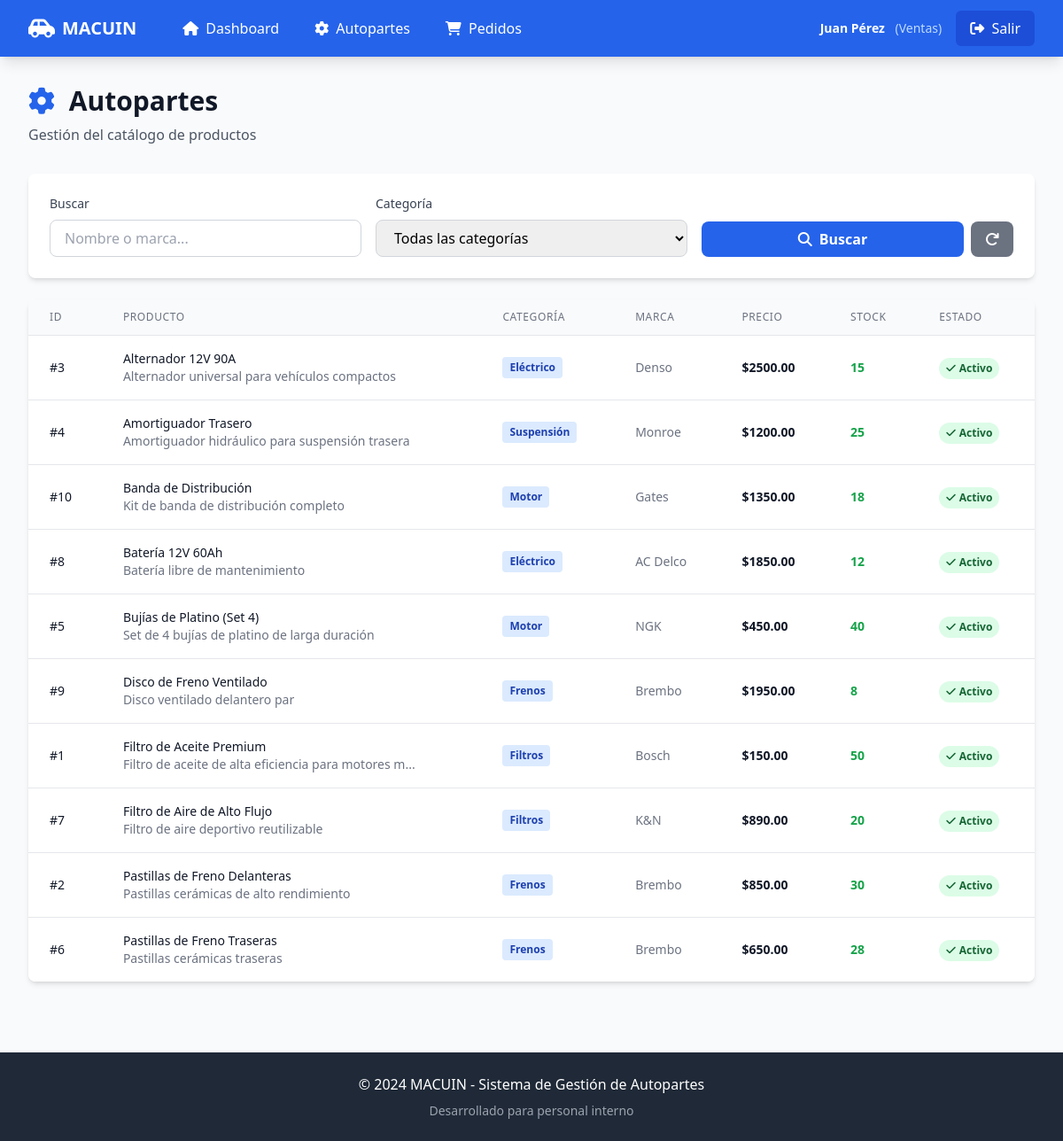
The page /autopartes (signed in) on the database its author committed.
### models.py (models this page shows, shortened)
class Usuario(UserMixin, db.Model):
    __tablename__ = 'usuarios'
    id = db.Column(db.Integer, primary_key=True)
    nombre = db.Column(db.String(100), nullable=False)
    email = db.Column(db.String(100), nullable=False, unique=True)
    password_hash = db.Column(db.String(255), nullable=False)
    rol_id = db.Column(db.Integer, db.ForeignKey('roles.id'), nullable=False)
    fecha_registro = db.Column(db.DateTime, default=datetime.utcnow)
    activo = db.Column(db.Boolean, default=True)
    pedidos = db.relationship('Pedido', backref='usuario', lazy='dynamic')

class Role(db.Model):
    __tablename__ = 'roles'
    id = db.Column(db.Integer, primary_key=True)
    nombre = db.Column(db.String(50), nullable=False, unique=True)
    descripcion = db.Column(db.String(150))
    usuarios = db.relationship('Usuario', backref='rol', lazy='dynamic')

class Autoparte(db.Model):
    __tablename__ = 'autopartes'
    id = db.Column(db.Integer, primary_key=True)
    nombre = db.Column(db.String(150), nullable=False)
    descripcion = db.Column(db.Text)
    categoria_id = db.Column(db.Integer, db.ForeignKey('categorias.id'), nullable=False)
    marca = db.Column(db.String(100))
    precio = db.Column(db.Numeric(10, 2), nullable=False)
    activo = db.Column(db.Boolean, default=True)
    inventario = db.relationship('Inventario', backref='autoparte', uselist=False, cascade='all, delete-orphan')
    detalles_pedido = db.relationship('DetallePedido', backref='autoparte', lazy='dynamic')

class Categoria(db.Model):
    __tablename__ = 'categorias'
    id = db.Column(db.Integer, primary_key=True)
    nombre = db.Column(db.String(100), nullable=False, unique=True)
    descripcion = db.Column(db.String(150))
    autopartes = db.relationship('Autoparte', backref='categoria', lazy='dynamic')

class Inventario(db.Model):
    __tablename__ = 'inventarios'
    id = db.Column(db.Integer, primary_key=True)
    autoparte_id = db.Column(db.Integer, db.ForeignKey('autopartes.id'), nullable=False, unique=True)
    stock_actual = db.Column(db.Integer, nullable=False, default=0)
    stock_minimo = db.Column(db.Integer, nullable=False, default=0)
    fecha_actualizacion = db.Column(db.DateTime, default=datetime.utcnow, onupdate=datetime.utcnow)
    @property
    def necesita_reposicion(self):
        return self.stock_actual <= self.stock_minimo

### app.py (the view, shortened to what this page needs)
    @app.route('/autopartes')
    @login_required
    def autopartes_list():
        page = request.args.get('page', 1, type=int)
        search = request.args.get('search', '')
        categoria_id = request.args.get('categoria', type=int)
        query = Autoparte.query
        if categoria_id:
            query = query.filter_by(categoria_id=categoria_id)
        autopartes = query.order_by(Autoparte.nombre).paginate(
            page=page, per_page=app.config['ITEMS_PER_PAGE'], error_out=False
        )
        categorias = Categoria.query.order_by(Categoria.nombre).all()
        return render_template('autopartes/list.html',
                             autopartes=autopartes,
                             categorias=categorias,
                             search=search,
                             categoria_id=categoria_id)

### templates/autopartes/list.html (shortened to what this page needs)
{% extends "base.html" %}
{% block content %}
<div class="mb-8 flex items-center justify-between">
    <div>
        <h1 class="text-3xl font-bold text-gray-900">
            <i class="fas fa-cog mr-2 text-blue-600"></i>
            Autopartes
        </h1>
        <p class="text-gray-600 mt-2">Gestión del catálogo de productos</p>
    </div>
</div>
<div class="bg-white rounded-lg shadow-md p-6 mb-6">
    <form method="GET" action="{{ url_for('autopartes_list') }}" class="grid grid-cols-1 md:grid-cols-3 gap-4">
        <div>
            <label class="block text-sm font-medium text-gray-700 mb-2">Buscar</label>
            <input type="text" name="search" value="{{ search }}"
                   placeholder="Nombre o marca..."
                   class="w-full px-4 py-2 border border-gray-300 rounded-lg focus:ring-2 focus:ring-blue-500 focus:border-transparent">
        </div>
        <div>
            <label class="block text-sm font-medium text-gray-700 mb-2">Categoría</label>
            <select name="categoria" class="w-full px-4 py-2 border border-gray-300 rounded-lg focus:ring-2 focus:ring-blue-500">
                <option value="">Todas las categorías</option>
            </select>
        </div>
        <div class="flex items-end space-x-2">
            <button type="submit" class="flex-1 bg-blue-600 hover:bg-blue-700 text-white px-6 py-2 rounded-lg font-semibold transition-colors">
                <i class="fas fa-search mr-2"></i>Buscar
            </button>
            <a href="{{ url_for('autopartes_list') }}"
               class="bg-gray-500 hover:bg-gray-600 text-white px-4 py-2 rounded-lg font-semibold transition-colors">
                <i class="fas fa-redo"></i>
            </a>
        </div>
    </form>
</div>
<div class="bg-white rounded-lg shadow-md overflow-hidden">
    <div class="overflow-x-auto">
        <table class="min-w-full divide-y divide-gray-200">
            <thead class="bg-gray-50">
                <tr>
                    <th class="px-6 py-3 text-left text-xs font-medium text-gray-500 uppercase tracking-wider">ID</th>
                    <th class="px-6 py-3 text-left text-xs font-medium text-gray-500 uppercase tracking-wider">Producto</th>
                    <th class="px-6 py-3 text-left text-xs font-medium text-gray-500 uppercase tracking-wider">Categoría</th>
                    <th class="px-6 py-3 text-left text-xs font-medium text-gray-500 uppercase tracking-wider">Marca</th>
                    <th class="px-6 py-3 text-left text-xs font-medium text-gray-500 uppercase tracking-wider">Precio</th>
                    <th class="px-6 py-3 text-left text-xs font-medium text-gray-500 uppercase tracking-wider">Stock</th>
                    <th class="px-6 py-3 text-left text-xs font-medium text-gray-500 uppercase tracking-wider">Estado</th>
                </tr>
            </thead>
            <tbody class="bg-white divide-y divide-gray-200">
                {% for autoparte in autopartes.items %}
                <tr class="hover:bg-gray-50 transition-colors">
                    <td class="px-6 py-4 whitespace-nowrap text-sm font-medium text-gray-900">
                        #{{ autoparte.id }}
                    </td>
                    <td class="px-6 py-4">
                        <div class="text-sm font-medium text-gray-900">{{ autoparte.nombre }}</div>
                        <div class="text-sm text-gray-500">{{ autoparte.descripcion[:50] }}{% if autoparte.descripcion and autoparte.descripcion|length > 50 %}...{% endif %}</div>
                    </td>
                    <td class="px-6 py-4 whitespace-nowrap text-sm text-gray-500">
                        <span class="inline-block px-2 py-1 text-xs font-semibold rounded bg-blue-100 text-blue-800">
                            {{ autoparte.categoria.nombre }}
                        </span>
                    </td>
                    <td class="px-6 py-4 whitespace-nowrap text-sm text-gray-500">
                        {{ autoparte.marca or 'N/A' }}
                    </td>
                    <td class="px-6 py-4 whitespace-nowrap text-sm font-semibold text-gray-900">
                        ${{ "%.2f"|format(autoparte.precio) }}
                    </td>
                    <td class="px-6 py-4 whitespace-nowrap text-sm">
                        {% if autoparte.inventario %}
                            {% if autoparte.inventario.necesita_reposicion %}
                                <span class="text-red-600 font-semibold">{{ autoparte.inventario.stock_actual }}</span>
                            {% else %}
                                <span class="text-green-600 font-semibold">{{ autoparte.inventario.stock_actual }}</span>
                            {% endif %}
                        {% else %}
                            <span class="text-gray-400">N/A</span>
                        {% endif %}
                    </td>
                    <td class="px-6 py-4 whitespace-nowrap">
                        {% if autoparte.activo %}
                        <span class="inline-block px-2 py-1 text-xs font-semibold rounded-full bg-green-100 text-green-800">
                            <i class="fas fa-check mr-1"></i>Activo
                        </span>
                        {% else %}
                        <span class="inline-block px-2 py-1 text-xs font-semibold rounded-full bg-red-100 text-red-800">
                            <i class="fas fa-times mr-1"></i>Inactivo
                        </span>
                        {% endif %}
                    </td>
                </tr>
                {% endfor %}
            </tbody>
        </table>
    </div>
</div>
{% endblock %}

### templates/base.html (shortened to what this page needs)
<!DOCTYPE html>
<html lang="es">
<head>
    <script src="https://cdn.tailwindcss.com"></script>
    <link rel="stylesheet" href="https://cdnjs.cloudflare.com/ajax/libs/font-awesome/6.4.0/css/all.min.css">
</head>
<body class="bg-gray-50">
    {% if current_user.is_authenticated %}
    <nav class="bg-blue-600 text-white shadow-lg">
        <div class="max-w-7xl mx-auto px-4 sm:px-6 lg:px-8">
            <div class="flex justify-between h-16">
                <div class="flex items-center">
                    <a href="{{ url_for('dashboard') }}" class="flex items-center">
                        <i class="fas fa-car-side text-2xl mr-2"></i>
                        <span class="font-bold text-xl">MACUIN</span>
                    </a>
                    <div class="hidden md:flex ml-10 space-x-4">
                        <a href="{{ url_for('dashboard') }}" class="px-3 py-2 rounded-md hover:bg-blue-700 transition">
                            <i class="fas fa-home mr-1"></i> Dashboard
                        </a>
                        <a href="{{ url_for('autopartes_list') }}" class="px-3 py-2 rounded-md hover:bg-blue-700 transition">
                            <i class="fas fa-cog mr-1"></i> Autopartes
                        </a>
                        <a href="{{ url_for('pedidos_list') }}" class="px-3 py-2 rounded-md hover:bg-blue-700 transition">
                            <i class="fas fa-shopping-cart mr-1"></i> Pedidos
                        </a>
                    </div>
                </div>
                <div class="flex items-center space-x-4">
                    <div class="text-sm">
                        <span class="font-semibold">{{ current_user.nombre }}</span>
                        <span class="text-blue-200 ml-2">({{ current_user.rol.nombre }})</span>
                    </div>
                    <a href="{{ url_for('logout') }}" class="px-4 py-2 bg-blue-700 rounded-md hover:bg-blue-800 transition">
                        <i class="fas fa-sign-out-alt mr-1"></i> Salir
                    </a>
                </div>
            </div>
        </div>
    </nav>
    {% endif %}
    <main class="{% if current_user.is_authenticated %}max-w-7xl mx-auto px-4 sm:px-6 lg:px-8 py-8{% endif %}">
        {% block content %}{% endblock %}
    </main>
    <footer class="bg-gray-800 text-white mt-12">
        <div class="max-w-7xl mx-auto px-4 sm:px-6 lg:px-8 py-6">
            <div class="text-center">
                <p>&copy; 2024 MACUIN - Sistema de Gestión de Autopartes</p>
                <p class="text-gray-400 text-sm mt-2">Desarrollado para personal interno</p>
            </div>
        </div>
    </footer>
</body>
</html>

### rows shown on the page
Usuario: nombre "Juan Pérez"
Role: rol.nombre "Ventas"
Autoparte: id "3", nombre "Alternador 12V 90A", descripcion "Alternador universal para vehículos compactos", categoria.nombre "Eléctrico", marca "Denso", precio "2500.00", inventario.stock_actual "15", activo True (drawn)
Autoparte: id "4", nombre "Amortiguador Trasero", descripcion "Amortiguador hidráulico para suspensión trasera", categoria.nombre "Suspensión", marca "Monroe", precio "1200.00", inventario.stock_actual "25", activo True (drawn)
Autoparte: id "10", nombre "Banda de Distribución", descripcion "Kit de banda de distribución completo", categoria.nombre "Motor", marca "Gates", precio "1350.00", inventario.stock_actual "18", activo True (drawn)
Autoparte: id "8", nombre "Batería 12V 60Ah", descripcion "Batería libre de mantenimiento", categoria.nombre "Eléctrico", marca "AC Delco", precio "1850.00", inventario.stock_actual "12", activo True (drawn)
Autoparte: id "5", nombre "Bujías de Platino (Set 4)", descripcion "Set de 4 bujías de platino de larga duración", categoria.nombre "Motor", marca "NGK", precio "450.00", inventario.stock_actual "40", activo True (drawn)
Autoparte: id "9", nombre "Disco de Freno Ventilado", descripcion "Disco ventilado delantero par", categoria.nombre "Frenos", marca "Brembo", precio "1950.00", inventario.stock_actual "8", activo True (drawn)
Autoparte: id "1", nombre "Filtro de Aceite Premium", descripcion "Filtro de aceite de alta eficiencia para motores m", categoria.nombre "Filtros", marca "Bosch", precio "150.00", inventario.stock_actual "50", activo True (drawn)
Autoparte: id "7", nombre "Filtro de Aire de Alto Flujo", descripcion "Filtro de aire deportivo reutilizable", categoria.nombre "Filtros", marca "K&N", precio "890.00", inventario.stock_actual "20", activo True (drawn)
Autoparte: id "2", nombre "Pastillas de Freno Delanteras", descripcion "Pastillas cerámicas de alto rendimiento", categoria.nombre "Frenos", marca "Brembo", precio "850.00", inventario.stock_actual "30", activo True (drawn)
Autoparte: id "6", nombre "Pastillas de Freno Traseras", descripcion "Pastillas cerámicas traseras", categoria.nombre "Frenos", marca "Brembo", precio "650.00", inventario.stock_actual "28", activo True (drawn)
